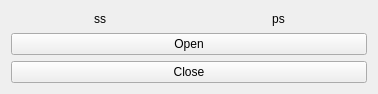
<?xml version="1.0" encoding="UTF-8"?>
<ui version="4.0">
 <class>Shutter1Agui</class>
 <widget class="QWidget" name="Shutter1Agui">
  <property name="geometry">
   <rect>
    <x>0</x>
    <y>0</y>
    <width>378</width>
    <height>94</height>
   </rect>
  </property>
  <property name="windowTitle">
   <string>Shutter1Agui</string>
  </property>
  <layout class="QVBoxLayout" name="verticalLayout">
   <item>
    <layout class="QHBoxLayout" name="horizontalLayout">
     <property name="spacing">
      <number>1</number>
     </property>
     <item>
      <widget class="QLabel" name="ssLabel">
       <property name="text">
        <string>ss</string>
       </property>
       <property name="alignment">
        <set>Qt::AlignCenter</set>
       </property>
      </widget>
     </item>
     <item>
      <widget class="QLabel" name="psLabel">
       <property name="text">
        <string>ps</string>
       </property>
       <property name="alignment">
        <set>Qt::AlignCenter</set>
       </property>
      </widget>
     </item>
    </layout>
   </item>
   <item>
    <widget class="QPushButton" name="open">
     <property name="sizePolicy">
      <sizepolicy hsizetype="Minimum" vsizetype="Minimum">
       <horstretch>0</horstretch>
       <verstretch>0</verstretch>
      </sizepolicy>
     </property>
     <property name="text">
      <string>Open</string>
     </property>
    </widget>
   </item>
   <item>
    <widget class="QPushButton" name="close">
     <property name="sizePolicy">
      <sizepolicy hsizetype="Minimum" vsizetype="Minimum">
       <horstretch>0</horstretch>
       <verstretch>0</verstretch>
      </sizepolicy>
     </property>
     <property name="text">
      <string>Close</string>
     </property>
    </widget>
   </item>
  </layout>
 </widget>
 <layoutdefault spacing="6" margin="11"/>
 <resources/>
 <connections/>
</ui>
